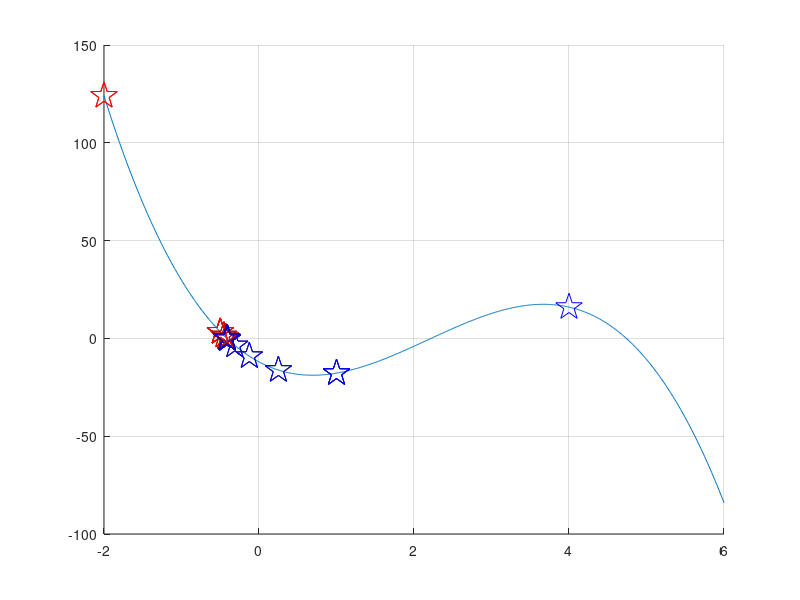

Write the MATLAB code that produced this figure.

%% 
% ME3001-001, 6/5/2014, Tristan Hill 
% 
% Finding Roots of non-Linear Equations
% 
% Bisection Method 
%%

clear all;
close all;

pnum=4;


myFun=@(in) -12-21*in+18*in^2-2.75*in^3;

% Bisection Method
x=-2:0.01:6; % from -2 to 6, in steps of 0.01
% evaluate the function at every x
% for plotting purposes only

for i=1:length(x)
    f(i)=myFun(x(i));
end

xmin=-2;   %search from xmin to xmax
xmax=4;
tol=.001;
hold on 
figure(1);
plot(x,f);
grid on
searching=1;

idx=1;
while(searching)
    pause
    % Step 1 - calculate center of interval
    xcen=(xmax+xmin)/2;
    plot(xmin,myFun(xmin),'rp','MarkerSize',20)
    plot(xcen,myFun(xcen),'kp','MarkerSize',20)
    plot(xmax,myFun(xmax),'bp','MarkerSize',20)
    
    % determine which side of xcen the root is on
    % and reset the window to that side
    if sign(myFun(xcen))==sign(myFun(xmin));
        xmin=xcen;
    else
        xmax=xcen;
    end
    
    % if xcen is close enough to root, within tolerance
    % turn off the flag so that loop doesnt fire again
    if abs(myFun(xcen))<tol;
        searching=0;
        root=xcen;
        disp('tolerance reached, ending the search')
        fprintf('the root was found at x=%.3f',root)
    end
    % increment the index, this is for counting purposes only
    idx=idx+1;
end
